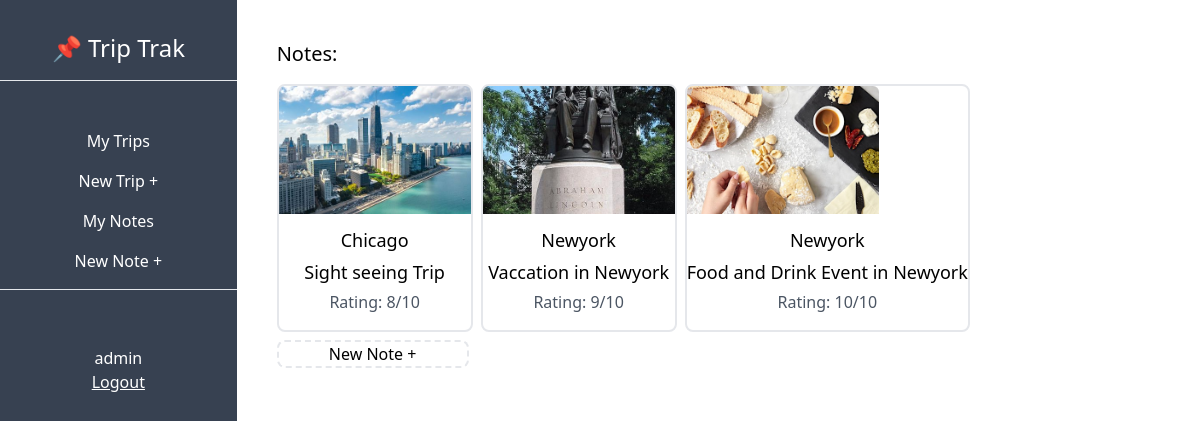
The page /dashboard/note/ (signed in) on the database its author committed.
### trip/models.py (models this page shows, shortened)
class Note(models.Model):
    EXCURSIONS = (
        ('event', 'Event'),
        ('dining', 'Dining'),
        ('exprience', 'Exprience'),
        ('general', 'General'),
    )
    trip = models.ForeignKey(Trip, on_delete= models.CASCADE, related_name='notes')
    name = models.CharField(max_length = 100)
    description = models.TextField()
    type = models.CharField(max_length = 100, choices = EXCURSIONS)
    img= models.ImageField(upload_to='notes', blank=True, null=True)
    rating = models.PositiveSmallIntegerField(default=1, validators = [MaxValueValidator(10)])

class Trip(models.Model):
    city = models.CharField(max_length=80)
    country = models.CharField(max_length=5)
    start_date = models.DateField(blank=True, null=True)
    end_date = models.DateField(blank=True, null= True)
    owner = models.ForeignKey(User, on_delete=models.CASCADE, related_name='trips')

### trip/views.py (the view)
# urls.py: path('dashboard/note/', NoteListView.as_view() , name='note-list'),
class NoteListView(ListView):
    model = Note
    def get_queryset(self):
        queryset = Note.objects.filter(trip__owner = self.request.user)
        return queryset

### trip/templates/trip/note_list.html
{% extends 'trip/_base.html' %}
{% block content %}
<h3 class="text-xl pb-4">Notes:</h3>
<div class="flex gap-2 flex-wrap">
    {% for note in object_list %}
    <a href="{% url 'note-detail' note.pk %}">
        <div class="border-2 rounded-lg pb-4 hover:shadow">
            <img  class="w-48 h-32 object-cover overflow-hidden rounded-t-md" src="{{note.img.url}}" alt="{{note.name}}">
            <p class="text-center mt-3 text-lg">{{note.trip.city}}</p>
            <p class="text-center mt-1 text-lg">{{note.name}}</p>
            <p class="text-center mt-1 text-gray-600">Rating: {{note.rating}}/10</p>
        </div>
    </a>
    {% endfor %}
    <a href="{% url 'note-create' %}">
        <div class="border-2 border-dashed rounded-lg hover:shadow w-48 h-full flex justify-center items-center">
            <p class="">New Note +</p>
        </div>
    </a>
</div>
{% endblock content %}

### trip/templates/trip/_base.html (shortened to what this page needs)
<!DOCTYPE html>
<html lang="en">
<head>
    <script src="https://cdn.tailwindcss.com"></script>
</head>
<body>
   <div class="flex-col md:flex-row flex h-screen">
    <div class="md:h-screen bg-gray-700 text-white w-full md:w-1/4 md:max-w-xs py-2 md:pt-8 md:pb-2 ">
        <div class="border-b w-full text-center pb-4 text-2xl">
            <h1>📌 Trip Trak</h1>
        </div>
        <div class="pt-4 w-full text-center">
            <br>
            <ul class="flex md:flex-col justify-around px-2 md:px-0 pb-2 md:pb-0">
                <li class="py-2 px-3 md:px-0 hover:bg-gray-600 hover:cursor-pointer"> <a href="{% url 'trip-list' %}">My Trips</a></li>
                <li class="py-2 px-3 md:px-0 hover:bg-gray-600 hover:cursor-pointer"> <a href="{% url 'trip-create' %}">New Trip +</a></li>
                <li class="py-2 px-3 md:px-0 hover:bg-gray-600 hover:cursor-pointer"><a href="{% url 'note-list' %}"> My Notes</a></li>
                <li class="py-2 px-3 md:px-0 hover:bg-gray-600 hover:cursor-pointer"> <a href="{% url 'note-create' %}">New Note +</a></li>
            </ul>
        </div>
        <div class="mt-auto w-full text-center flex md:flex-col justify-evenly py-2 md:pt-0">
            <hr class="my-2">
            <br>
            <br>
            <p class="">{{user.username}}</p>
            <a  class="underline" href="{% url 'login' %}"> Logout </a>
        </div>
    </div>
        <div class="w-full md:w-full p-10 overflow-auto">
            {% block content %}
            {% endblock content %}
        </div>
   </div>
</body>
</html>

### rows shown on the page
Note: img (picture), trip.city "Chicago", name "Sight seeing Trip", rating "8"
Note: img (picture), trip.city "Newyork", name "Vaccation in Newyork", rating "9"
Note: img (picture), trip.city "Newyork", name "Food and Drink Event in Newyork", rating "10"

### other values the page prints
{{ user.username }} "admin"
